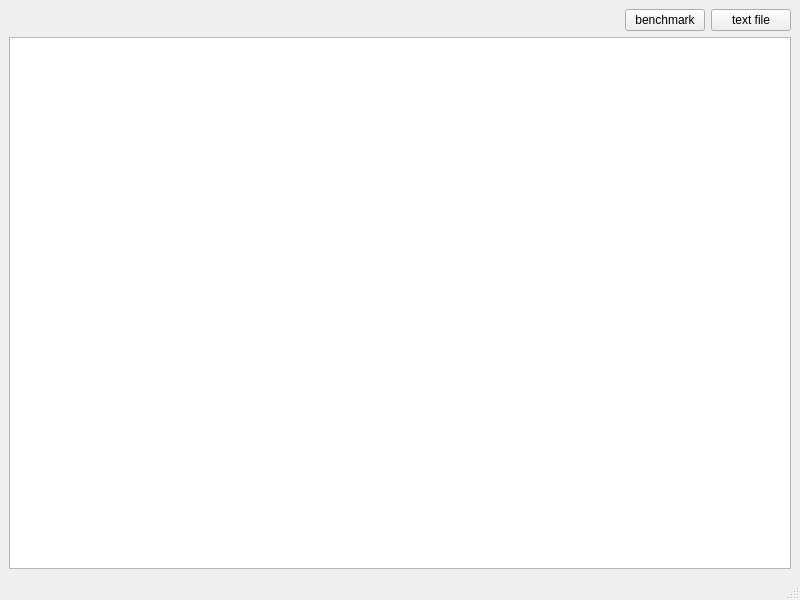
<?xml version="1.0" encoding="UTF-8"?>
<ui version="4.0">
 <class>MainWindow</class>
 <widget class="QMainWindow" name="MainWindow">
  <property name="geometry">
   <rect>
    <x>0</x>
    <y>0</y>
    <width>800</width>
    <height>600</height>
   </rect>
  </property>
  <property name="windowTitle">
   <string>D-algoritm</string>
  </property>
  <widget class="QWidget" name="centralwidget">
   <layout class="QGridLayout" name="gridLayout">
    <item row="2" column="0" colspan="3">
     <widget class="QTextBrowser" name="textBrowser"/>
    </item>
    <item row="0" column="0" colspan="3">
     <layout class="QHBoxLayout" name="horizontalLayout">
      <item>
       <spacer name="horizontalSpacer">
        <property name="orientation">
         <enum>Qt::Horizontal</enum>
        </property>
        <property name="sizeHint" stdset="0">
         <size>
          <width>40</width>
          <height>20</height>
         </size>
        </property>
       </spacer>
      </item>
      <item>
       <widget class="QPushButton" name="pushButton">
        <property name="sizePolicy">
         <sizepolicy hsizetype="Preferred" vsizetype="Preferred">
          <horstretch>0</horstretch>
          <verstretch>0</verstretch>
         </sizepolicy>
        </property>
        <property name="text">
         <string>benchmark</string>
        </property>
       </widget>
      </item>
      <item>
       <widget class="QPushButton" name="pushButton_read">
        <property name="text">
         <string>text file</string>
        </property>
       </widget>
      </item>
     </layout>
    </item>
   </layout>
  </widget>
  <widget class="QMenuBar" name="menubar">
   <property name="geometry">
    <rect>
     <x>0</x>
     <y>0</y>
     <width>800</width>
     <height>21</height>
    </rect>
   </property>
  </widget>
  <widget class="QStatusBar" name="statusbar"/>
 </widget>
 <resources/>
 <connections/>
</ui>
